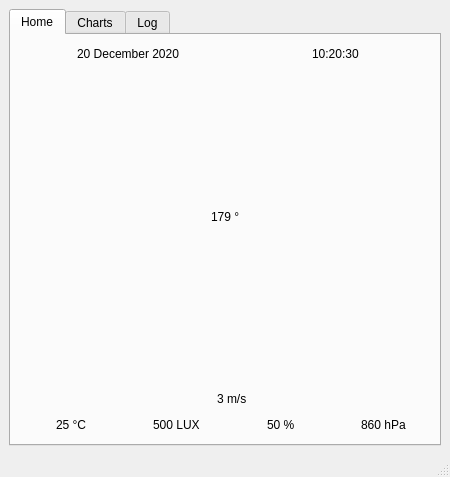
<?xml version="1.0" encoding="UTF-8"?>
<ui version="4.0">
 <class>MainWindow</class>
 <widget class="QMainWindow" name="MainWindow">
  <property name="geometry">
   <rect>
    <x>0</x>
    <y>0</y>
    <width>450</width>
    <height>477</height>
   </rect>
  </property>
  <property name="sizePolicy">
   <sizepolicy hsizetype="Preferred" vsizetype="Preferred">
    <horstretch>0</horstretch>
    <verstretch>0</verstretch>
   </sizepolicy>
  </property>
  <property name="minimumSize">
   <size>
    <width>450</width>
    <height>477</height>
   </size>
  </property>
  <property name="windowTitle">
   <string>Weather Station</string>
  </property>
  <property name="toolTip">
   <string/>
  </property>
  <property name="statusTip">
   <string/>
  </property>
  <property name="accessibleName">
   <string>Weather Station</string>
  </property>
  <widget class="QWidget" name="centralwidget">
   <property name="mouseTracking">
    <bool>false</bool>
   </property>
   <property name="toolTip">
    <string/>
   </property>
   <property name="autoFillBackground">
    <bool>true</bool>
   </property>
   <layout class="QGridLayout" name="gridLayout">
    <item row="0" column="0">
     <widget class="QTabWidget" name="tabWidget">
      <property name="sizePolicy">
       <sizepolicy hsizetype="Preferred" vsizetype="Preferred">
        <horstretch>0</horstretch>
        <verstretch>0</verstretch>
       </sizepolicy>
      </property>
      <property name="tabPosition">
       <enum>QTabWidget::North</enum>
      </property>
      <property name="tabShape">
       <enum>QTabWidget::Rounded</enum>
      </property>
      <property name="currentIndex">
       <number>0</number>
      </property>
      <property name="elideMode">
       <enum>Qt::ElideNone</enum>
      </property>
      <widget class="QWidget" name="mainTab">
       <property name="sizePolicy">
        <sizepolicy hsizetype="Preferred" vsizetype="Preferred">
         <horstretch>0</horstretch>
         <verstretch>0</verstretch>
        </sizepolicy>
       </property>
       <attribute name="title">
        <string>Home</string>
       </attribute>
       <layout class="QVBoxLayout" name="verticalLayout_3">
        <item>
         <layout class="QHBoxLayout" name="horizontalLayout_11">
          <item>
           <layout class="QHBoxLayout" name="horizontalLayout_12">
            <item>
             <spacer name="horizontalSpacer_15">
              <property name="orientation">
               <enum>Qt::Horizontal</enum>
              </property>
              <property name="sizeHint" stdset="0">
               <size>
                <width>40</width>
                <height>20</height>
               </size>
              </property>
             </spacer>
            </item>
            <item>
             <widget class="QLabel" name="dateIcon">
              <property name="maximumSize">
               <size>
                <width>32</width>
                <height>32</height>
               </size>
              </property>
              <property name="text">
               <string/>
              </property>
              <property name="pixmap">
               <pixmap>Assets/Calendar.png</pixmap>
              </property>
              <property name="scaledContents">
               <bool>true</bool>
              </property>
             </widget>
            </item>
            <item>
             <widget class="QLabel" name="dateText">
              <property name="text">
               <string>20 December 2020</string>
              </property>
             </widget>
            </item>
            <item>
             <spacer name="horizontalSpacer_16">
              <property name="orientation">
               <enum>Qt::Horizontal</enum>
              </property>
              <property name="sizeHint" stdset="0">
               <size>
                <width>40</width>
                <height>20</height>
               </size>
              </property>
             </spacer>
            </item>
           </layout>
          </item>
          <item>
           <layout class="QHBoxLayout" name="horizontalLayout_13">
            <item>
             <spacer name="horizontalSpacer_17">
              <property name="orientation">
               <enum>Qt::Horizontal</enum>
              </property>
              <property name="sizeHint" stdset="0">
               <size>
                <width>40</width>
                <height>20</height>
               </size>
              </property>
             </spacer>
            </item>
            <item>
             <widget class="QLabel" name="timeIcon">
              <property name="maximumSize">
               <size>
                <width>32</width>
                <height>32</height>
               </size>
              </property>
              <property name="text">
               <string/>
              </property>
              <property name="pixmap">
               <pixmap>Assets/Clock.png</pixmap>
              </property>
              <property name="scaledContents">
               <bool>true</bool>
              </property>
             </widget>
            </item>
            <item>
             <widget class="QLabel" name="timeText">
              <property name="text">
               <string>10:20:30</string>
              </property>
             </widget>
            </item>
            <item>
             <spacer name="horizontalSpacer_18">
              <property name="orientation">
               <enum>Qt::Horizontal</enum>
              </property>
              <property name="sizeHint" stdset="0">
               <size>
                <width>40</width>
                <height>20</height>
               </size>
              </property>
             </spacer>
            </item>
           </layout>
          </item>
         </layout>
        </item>
        <item>
         <layout class="QVBoxLayout" name="windDetails">
          <item>
           <layout class="QVBoxLayout" name="compassContainer">
            <item>
             <spacer name="verticalSpacer">
              <property name="orientation">
               <enum>Qt::Vertical</enum>
              </property>
              <property name="sizeHint" stdset="0">
               <size>
                <width>20</width>
                <height>40</height>
               </size>
              </property>
             </spacer>
            </item>
            <item>
             <layout class="QHBoxLayout" name="horizontalLayout_10">
              <item>
               <spacer name="horizontalSpacer_14">
                <property name="orientation">
                 <enum>Qt::Horizontal</enum>
                </property>
                <property name="sizeHint" stdset="0">
                 <size>
                  <width>40</width>
                  <height>20</height>
                 </size>
                </property>
               </spacer>
              </item>
              <item>
               <widget class="QLabel" name="windAngleText">
                <property name="text">
                 <string>179 °</string>
                </property>
               </widget>
              </item>
              <item>
               <spacer name="horizontalSpacer_13">
                <property name="orientation">
                 <enum>Qt::Horizontal</enum>
                </property>
                <property name="sizeHint" stdset="0">
                 <size>
                  <width>40</width>
                  <height>20</height>
                 </size>
                </property>
               </spacer>
              </item>
             </layout>
            </item>
            <item>
             <layout class="QHBoxLayout" name="horizontalLayout_9">
              <item>
               <spacer name="horizontalSpacer_12">
                <property name="orientation">
                 <enum>Qt::Horizontal</enum>
                </property>
                <property name="sizeHint" stdset="0">
                 <size>
                  <width>40</width>
                  <height>20</height>
                 </size>
                </property>
               </spacer>
              </item>
              <item>
               <layout class="QVBoxLayout" name="compassLayout"/>
              </item>
              <item>
               <spacer name="horizontalSpacer_11">
                <property name="orientation">
                 <enum>Qt::Horizontal</enum>
                </property>
                <property name="sizeHint" stdset="0">
                 <size>
                  <width>40</width>
                  <height>20</height>
                 </size>
                </property>
               </spacer>
              </item>
             </layout>
            </item>
            <item>
             <spacer name="verticalSpacer_2">
              <property name="orientation">
               <enum>Qt::Vertical</enum>
              </property>
              <property name="sizeHint" stdset="0">
               <size>
                <width>20</width>
                <height>40</height>
               </size>
              </property>
             </spacer>
            </item>
           </layout>
          </item>
          <item>
           <layout class="QHBoxLayout" name="horizontalLayout_8">
            <item>
             <spacer name="horizontalSpacer_10">
              <property name="orientation">
               <enum>Qt::Horizontal</enum>
              </property>
              <property name="sizeHint" stdset="0">
               <size>
                <width>40</width>
                <height>20</height>
               </size>
              </property>
             </spacer>
            </item>
            <item>
             <widget class="QLabel" name="windSpeedIcon">
              <property name="maximumSize">
               <size>
                <width>32</width>
                <height>32</height>
               </size>
              </property>
              <property name="text">
               <string/>
              </property>
              <property name="pixmap">
               <pixmap>Assets/windSpeed.png</pixmap>
              </property>
              <property name="scaledContents">
               <bool>true</bool>
              </property>
             </widget>
            </item>
            <item>
             <widget class="QLabel" name="windSpeedText">
              <property name="text">
               <string>3 m/s</string>
              </property>
             </widget>
            </item>
            <item>
             <spacer name="horizontalSpacer_9">
              <property name="orientation">
               <enum>Qt::Horizontal</enum>
              </property>
              <property name="sizeHint" stdset="0">
               <size>
                <width>40</width>
                <height>20</height>
               </size>
              </property>
             </spacer>
            </item>
           </layout>
          </item>
         </layout>
        </item>
        <item>
         <layout class="QHBoxLayout" name="horizontalLayout">
          <property name="spacing">
           <number>6</number>
          </property>
          <item>
           <layout class="QHBoxLayout" name="horizontalLayout_2">
            <item>
             <spacer name="horizontalSpacer">
              <property name="orientation">
               <enum>Qt::Horizontal</enum>
              </property>
              <property name="sizeHint" stdset="0">
               <size>
                <width>40</width>
                <height>20</height>
               </size>
              </property>
             </spacer>
            </item>
            <item>
             <widget class="QLabel" name="temperatureIcon">
              <property name="sizePolicy">
               <sizepolicy hsizetype="Preferred" vsizetype="Preferred">
                <horstretch>0</horstretch>
                <verstretch>0</verstretch>
               </sizepolicy>
              </property>
              <property name="maximumSize">
               <size>
                <width>32</width>
                <height>32</height>
               </size>
              </property>
              <property name="frameShadow">
               <enum>QFrame::Plain</enum>
              </property>
              <property name="text">
               <string/>
              </property>
              <property name="textFormat">
               <enum>Qt::AutoText</enum>
              </property>
              <property name="pixmap">
               <pixmap>Assets/Temperature.png</pixmap>
              </property>
              <property name="scaledContents">
               <bool>true</bool>
              </property>
              <property name="wordWrap">
               <bool>false</bool>
              </property>
             </widget>
            </item>
            <item>
             <widget class="QLabel" name="temperatureText">
              <property name="sizePolicy">
               <sizepolicy hsizetype="Preferred" vsizetype="Preferred">
                <horstretch>0</horstretch>
                <verstretch>0</verstretch>
               </sizepolicy>
              </property>
              <property name="text">
               <string>25 °C</string>
              </property>
             </widget>
            </item>
            <item>
             <spacer name="horizontalSpacer_2">
              <property name="orientation">
               <enum>Qt::Horizontal</enum>
              </property>
              <property name="sizeHint" stdset="0">
               <size>
                <width>40</width>
                <height>20</height>
               </size>
              </property>
             </spacer>
            </item>
           </layout>
          </item>
          <item>
           <layout class="QHBoxLayout" name="horizontalLayout_3">
            <item>
             <spacer name="horizontalSpacer_3">
              <property name="orientation">
               <enum>Qt::Horizontal</enum>
              </property>
              <property name="sizeHint" stdset="0">
               <size>
                <width>40</width>
                <height>20</height>
               </size>
              </property>
             </spacer>
            </item>
            <item>
             <widget class="QLabel" name="lightIntensityIcon">
              <property name="sizePolicy">
               <sizepolicy hsizetype="Preferred" vsizetype="Preferred">
                <horstretch>0</horstretch>
                <verstretch>0</verstretch>
               </sizepolicy>
              </property>
              <property name="maximumSize">
               <size>
                <width>32</width>
                <height>32</height>
               </size>
              </property>
              <property name="text">
               <string/>
              </property>
              <property name="pixmap">
               <pixmap>Assets/Sun.png</pixmap>
              </property>
              <property name="scaledContents">
               <bool>true</bool>
              </property>
             </widget>
            </item>
            <item>
             <widget class="QLabel" name="lightIntensityText">
              <property name="text">
               <string>500 LUX</string>
              </property>
             </widget>
            </item>
            <item>
             <spacer name="horizontalSpacer_4">
              <property name="orientation">
               <enum>Qt::Horizontal</enum>
              </property>
              <property name="sizeHint" stdset="0">
               <size>
                <width>40</width>
                <height>20</height>
               </size>
              </property>
             </spacer>
            </item>
           </layout>
          </item>
          <item>
           <layout class="QHBoxLayout" name="horizontalLayout_6">
            <item>
             <spacer name="horizontalSpacer_5">
              <property name="orientation">
               <enum>Qt::Horizontal</enum>
              </property>
              <property name="sizeHint" stdset="0">
               <size>
                <width>40</width>
                <height>20</height>
               </size>
              </property>
             </spacer>
            </item>
            <item>
             <widget class="QLabel" name="humidityIcon">
              <property name="maximumSize">
               <size>
                <width>32</width>
                <height>32</height>
               </size>
              </property>
              <property name="text">
               <string/>
              </property>
              <property name="pixmap">
               <pixmap>Assets/Humidity.png</pixmap>
              </property>
              <property name="scaledContents">
               <bool>true</bool>
              </property>
             </widget>
            </item>
            <item>
             <widget class="QLabel" name="humidityText">
              <property name="text">
               <string>50 %</string>
              </property>
             </widget>
            </item>
            <item>
             <spacer name="horizontalSpacer_6">
              <property name="orientation">
               <enum>Qt::Horizontal</enum>
              </property>
              <property name="sizeHint" stdset="0">
               <size>
                <width>40</width>
                <height>20</height>
               </size>
              </property>
             </spacer>
            </item>
           </layout>
          </item>
          <item>
           <layout class="QHBoxLayout" name="horizontalLayout_7">
            <item>
             <spacer name="horizontalSpacer_7">
              <property name="orientation">
               <enum>Qt::Horizontal</enum>
              </property>
              <property name="sizeHint" stdset="0">
               <size>
                <width>40</width>
                <height>20</height>
               </size>
              </property>
             </spacer>
            </item>
            <item>
             <widget class="QLabel" name="pressureIcon">
              <property name="maximumSize">
               <size>
                <width>32</width>
                <height>32</height>
               </size>
              </property>
              <property name="text">
               <string/>
              </property>
              <property name="pixmap">
               <pixmap>Assets/AirPressure.png</pixmap>
              </property>
              <property name="scaledContents">
               <bool>true</bool>
              </property>
             </widget>
            </item>
            <item>
             <widget class="QLabel" name="pressureText">
              <property name="text">
               <string>860 hPa</string>
              </property>
             </widget>
            </item>
            <item>
             <spacer name="horizontalSpacer_8">
              <property name="orientation">
               <enum>Qt::Horizontal</enum>
              </property>
              <property name="sizeHint" stdset="0">
               <size>
                <width>40</width>
                <height>20</height>
               </size>
              </property>
             </spacer>
            </item>
           </layout>
          </item>
         </layout>
        </item>
       </layout>
      </widget>
      <widget class="QWidget" name="chartTab">
       <attribute name="title">
        <string>Charts</string>
       </attribute>
       <layout class="QGridLayout" name="gridLayout_2">
        <item row="0" column="0">
         <widget class="QScrollArea" name="scrollArea">
          <property name="autoFillBackground">
           <bool>true</bool>
          </property>
          <property name="widgetResizable">
           <bool>true</bool>
          </property>
          <widget class="QWidget" name="chartTabScrollArea">
           <property name="geometry">
            <rect>
             <x>0</x>
             <y>0</y>
             <width>420</width>
             <height>371</height>
            </rect>
           </property>
           <layout class="QVBoxLayout" name="verticalLayout_2">
            <item>
             <layout class="QVBoxLayout" name="chartTabContents">
              <property name="spacing">
               <number>6</number>
              </property>
              <item>
               <layout class="QHBoxLayout" name="horizontalLayout_4">
                <item>
                 <spacer name="horizontalSpacer_19">
                  <property name="orientation">
                   <enum>Qt::Horizontal</enum>
                  </property>
                  <property name="sizeHint" stdset="0">
                   <size>
                    <width>40</width>
                    <height>20</height>
                   </size>
                  </property>
                 </spacer>
                </item>
                <item>
                 <widget class="QDateEdit" name="firstDate">
                  <property name="toolTip">
                   <string>dd/MM/yyyy</string>
                  </property>
                  <property name="displayFormat">
                   <string>dd/MM/yyyy</string>
                  </property>
                  <property name="date">
                   <date>
                    <year>2020</year>
                    <month>7</month>
                    <day>1</day>
                   </date>
                  </property>
                 </widget>
                </item>
                <item>
                 <widget class="QDateEdit" name="secondDate">
                  <property name="toolTip">
                   <string>dd/MM/yyyy</string>
                  </property>
                  <property name="displayFormat">
                   <string>dd/MM/yyyy</string>
                  </property>
                  <property name="date">
                   <date>
                    <year>2020</year>
                    <month>7</month>
                    <day>8</day>
                   </date>
                  </property>
                 </widget>
                </item>
                <item>
                 <spacer name="horizontalSpacer_20">
                  <property name="orientation">
                   <enum>Qt::Horizontal</enum>
                  </property>
                  <property name="sizeHint" stdset="0">
                   <size>
                    <width>40</width>
                    <height>20</height>
                   </size>
                  </property>
                 </spacer>
                </item>
               </layout>
              </item>
             </layout>
            </item>
           </layout>
          </widget>
         </widget>
        </item>
       </layout>
      </widget>
      <widget class="QWidget" name="logsTab">
       <property name="sizePolicy">
        <sizepolicy hsizetype="Preferred" vsizetype="Preferred">
         <horstretch>0</horstretch>
         <verstretch>0</verstretch>
        </sizepolicy>
       </property>
       <attribute name="title">
        <string>Log</string>
       </attribute>
       <layout class="QVBoxLayout" name="verticalLayout">
        <item>
         <widget class="QCheckBox" name="checkBox">
          <property name="text">
           <string>Auto scroll</string>
          </property>
          <property name="checked">
           <bool>true</bool>
          </property>
          <property name="tristate">
           <bool>false</bool>
          </property>
         </widget>
        </item>
        <item>
         <widget class="QTextBrowser" name="textBrowser">
          <property name="sizePolicy">
           <sizepolicy hsizetype="Preferred" vsizetype="Preferred">
            <horstretch>0</horstretch>
            <verstretch>0</verstretch>
           </sizepolicy>
          </property>
          <property name="cursor" stdset="0">
           <cursorShape>IBeamCursor</cursorShape>
          </property>
          <property name="focusPolicy">
           <enum>Qt::NoFocus</enum>
          </property>
          <property name="acceptDrops">
           <bool>false</bool>
          </property>
          <property name="inputMethodHints">
           <set>Qt::ImhNone</set>
          </property>
          <property name="documentTitle">
           <string/>
          </property>
          <property name="readOnly">
           <bool>true</bool>
          </property>
         </widget>
        </item>
       </layout>
      </widget>
     </widget>
    </item>
   </layout>
  </widget>
  <widget class="QMenuBar" name="menubar">
   <property name="geometry">
    <rect>
     <x>0</x>
     <y>0</y>
     <width>450</width>
     <height>26</height>
    </rect>
   </property>
  </widget>
  <widget class="QStatusBar" name="statusbar"/>
 </widget>
 <resources/>
 <connections/>
</ui>
